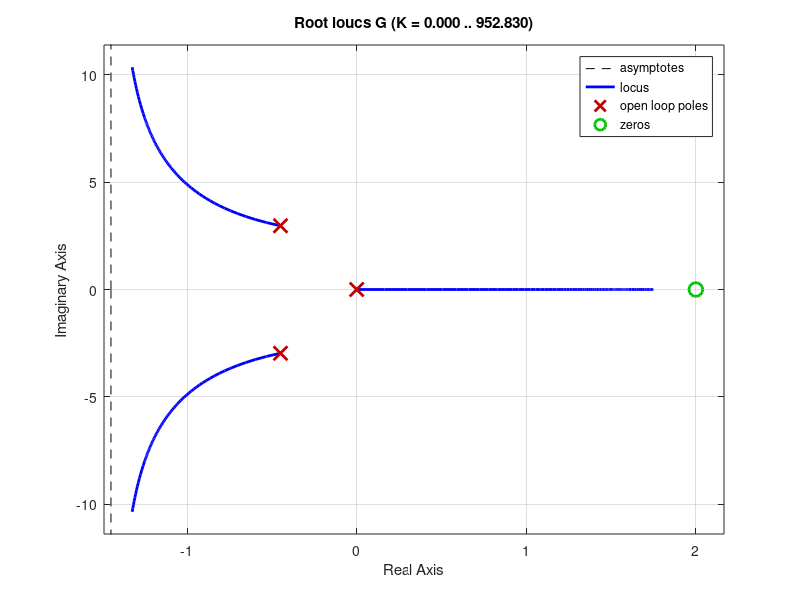

MATLAB code for this plot: (Note: this script raises an error after producing the figure.)
clc; clear all; close all;
s=tf('s');
G = (0.1*s - 0.2) / s/(s^2+0.9*s+9);
%% Root locus of system Q5
figure;
rlocus(G)
hold on;
rlocus(-G,' -. ')
 % sisotool(G,1)